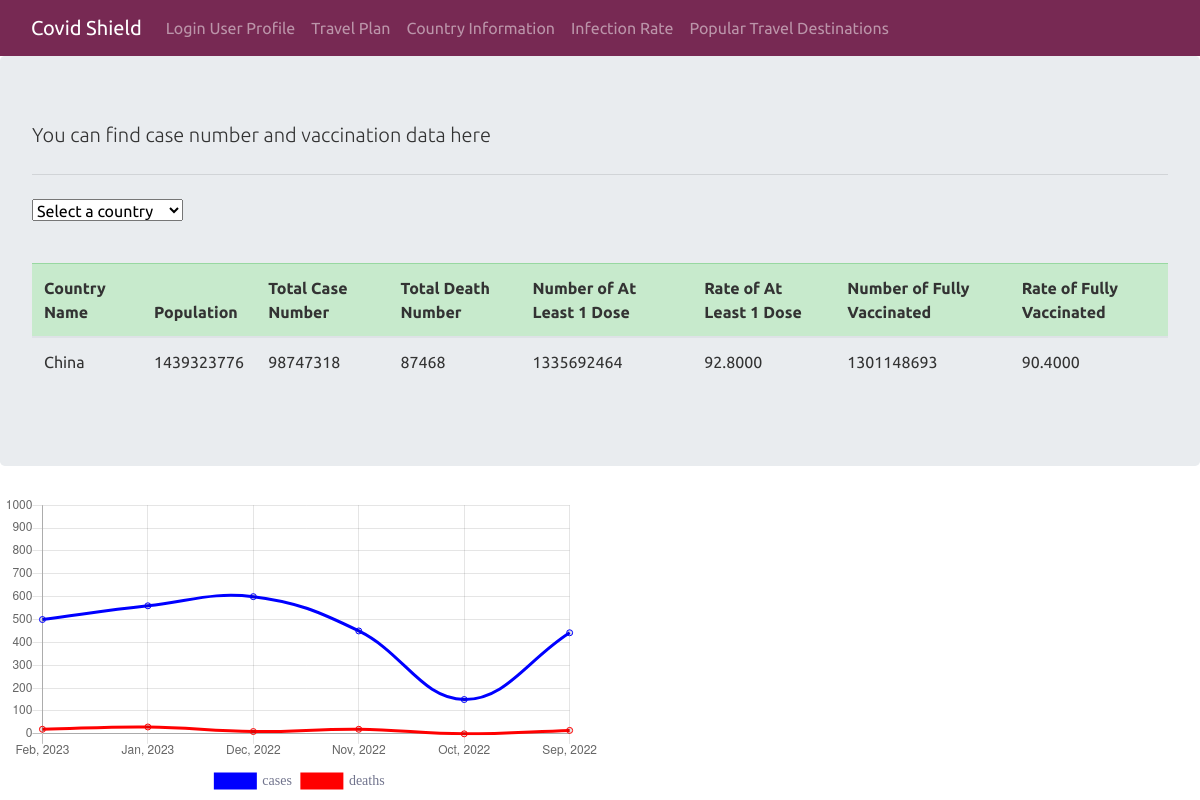
The page /country_information.php?country=1 on the database its author committed.
### tables this page shows
CREATE TABLE `country` (
  `country_id` int(11) NOT NULL,
  `country_name` text NOT NULL,
  `country_population` int(11) NOT NULL,
  `caseNum_total` int(11) NOT NULL,
  `death_total` int(11) DEFAULT NULL,
  `vaccine_total` int(11) NOT NULL,
  `vaccine_booster` int(11) NOT NULL
);

### country_information.php (the view, shortened to what this page needs)
<!DOCTYPE html>
<html lang="en">
    <head>
        <link rel="stylesheet" href="https://bootswatch.com/4/united/bootstrap.min.css">
    </head>
    <body>
        <nav class="navbar navbar-expand-lg navbar-dark bg-dark">
            <div class="container-fluid">
                <a class="navbar-brand" href="main.php">Covid Shield</a>
                <div class="collapse navbar-collapse" id="navbarColor01">
                    <ul class="navbar-nav me-auto">
                        <li class="nav-item">
                            <a class="nav-link" href="login.php">Login User Profile</a>
                        </li>
                        <li class="nav-item">
                            <a class="nav-link" href="travel_plan.php">Travel Plan</a>
                        </li>
                        <li class="nav-item">
                            <a class="nav-link" href="country_information.php">Country Information</a>
                        </li>
                        <li class="nav-item">
                            <a class="nav-link" href="infection_rate.php">Infection Rate</a>
                        </li>
                        <li class="nav-item">
                            <a class="nav-link" href="popular_travel_destinations.php">Popular Travel Destinations</a>
                        </li>
                    </ul>
                </div>
            </div>
        </nav>
        <div class="jumbotron">
            <p class="lead">You can find case number and vaccination data here<p>
            <hr class="my-4">
            <form method="GET" action="country_information.php">
                <select name="country" onchange='this.form.submit()'>
                    <option selected>Select a country</option>
                    <?php
                    $connection = mysqli_connect(DBHOST, DBUSER, DBPASS, DBNAME);
                    ?>
                </select>
                <?php
                if ($_SERVER["REQUEST_METHOD"] == "GET")
                {
                    if (isset($_GET['country']) )
                    {
                ?>
                <p>&nbsp;</p>
                <table class="table table-hover">
                    <thead>
                        <tr class="table-success">
                            <th scope="col">Country Name</th>
                            <th scope="col">Population</th>
                            <th scope="col">Total Case Number</th>
                            <th scope="col">Total Death Number</th>
                            <th scope="col">Number of At Least 1 Dose</th>
                            <th scope="col">Rate of At Least 1 Dose</th>
                            <th scope="col">Number of Fully Vaccinated</th>
                            <th scope="col">Rate of Fully Vaccinated</th>
                        </tr>
                    </thead>
                    <?php
                        $sql = "SELECT *, vaccine_total / country_population * 100 AS vaccine_rate, vaccine_booster / country_population * 100 AS booster_rate
                                FROM country
                                WHERE country_id = {$_GET['country']}";
                        if ($result = mysqli_query($connection, $sql))
                        {
                            while($row = mysqli_fetch_assoc($result))
                            {
                    ?>
                    <tr>
                        <td><?php echo $row['country_name'] ?></td>
                        <td><?php echo $row['country_population'] ?></td>
                        <td><?php echo $row['caseNum_total'] ?></td>
                        <td><?php echo $row['death_total'] ?></td>
                        <td><?php echo $row['vaccine_total'] ?></td>
                        <td><?php echo $row['vaccine_rate'] ?></td>
                        <td><?php echo $row['vaccine_booster'] ?></td>
                        <td><?php echo $row['booster_rate'] ?></td>
                    </tr>
                    <?php
                            }
                        }
                    }
                }
                    ?>
                </table>
            </form>
        </div>
        <div style="width:50%;hieght:20%;text-align:center">
            <canvas  id="chartjs_line"></canvas>
        </div>
    </body>
    <?php
    $con  = mysqli_connect(DBHOST, DBUSER, DBPASS, DBNAME);
    $sql ="SELECT *
           FROM CaseNum
           JOIN country ON CaseNum.country_id = country.country_id
           WHERE CaseNum.country_id = {$_GET['country']}
           ORDER BY CaseNum.date DESC";
    $result = mysqli_query($con,$sql);
    while ($row = mysqli_fetch_array($result)) {
        $month[] = date_format(date_create( $row['date']),"M, Y")  ;
        $case[] = $row['case_num'];
        $death[] = $row['death_num'];
    }
    ?>
    <script type="text/javascript">
    var ctx = document.getElementById("chartjs_line").getContext('2d');
    var myChart = new Chart(ctx, {
        type: 'line',
        data: {
            labels:<?php echo json_encode($month); ?>,
            datasets: [{
                data:<?php echo json_encode($case); ?>,
                fill:false,
                borderColor:'blue',
                label: 'cases'
            },{
                data:<?php echo json_encode($death); ?>,
                fill:false,
                borderColor:'red',
                label: 'deaths'
            },
        ]},
        options: {
            scales: {
                 yAxes: [{
                    ticks:{
                            max:1000
                            }
                 }]
            },
            legend: {
                display: true,
                position: 'bottom',
                labels: {
                    fontColor: '#71748d',
                    fontFamily: 'Circular Std Book',
                    fontSize: 14,
                }
            },
        }
    });
    </script>
</html>

### rows shown on the page
country: country_name "China", country_population "1439323776", caseNum_total "98747318", death_total "87468", vaccine_total "1335692464", vaccine_rate "92.8000", vaccine_booster "1301148693", booster_rate "90.4000"

### other values the page prints
chart data {{ json_encode($month) }} ["Feb, 2023","Jan, 2023","Dec, 2022","Nov, 2022","Oct, 2022","Sep, 2022"]
chart data {{ json_encode($case) }} ["500","560","600","450","150","442"]
chart data {{ json_encode($death) }} ["20","30","10","20","0","15"]
